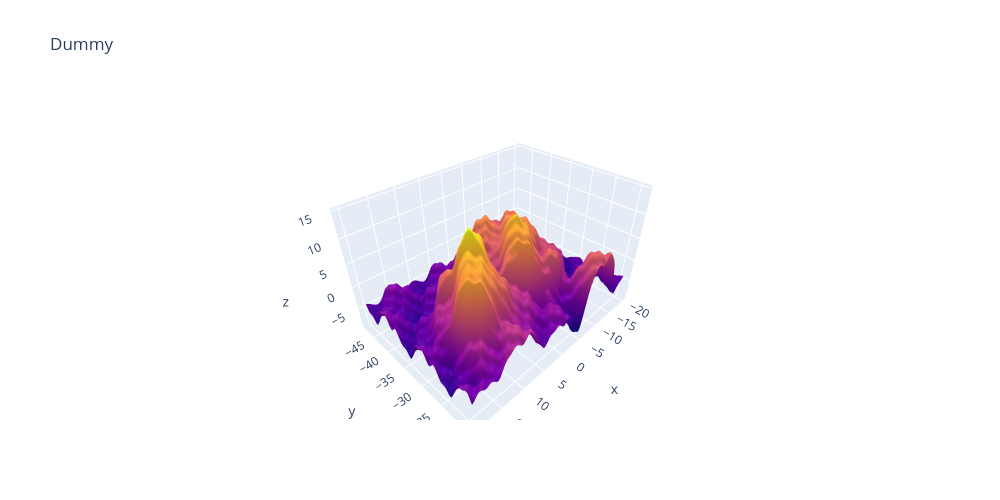

The notebook cell this image was saved under:
### Code cell
# Figure plotting

fig =  go.Figure(
    data = [go.Surface(z=Z, x=X, y=Y, showscale=False)]
)

fig.update_layout(title = dict(text = "Dummy"),
                  width = 1000,height = 500)

fig.show()

### Figure 1 — Plotly figure (JSON) as saved in the notebook; plotly's stock layout.template omitted (floating-point values rounded to 4 significant figures; data arrays with more than 128 entries replaced by an {"elided": "..."} marker saying what was removed)
{"data": [{"showscale": false, "type": "surface", "x": {"elided": "100x100 float values"}, "y": {"elided": "100x100 float values"}, "z": {"elided": "100x100 float values"}}], "layout": {"height": 500, "title": {"text": "Dummy"}, "width": 1000}}
